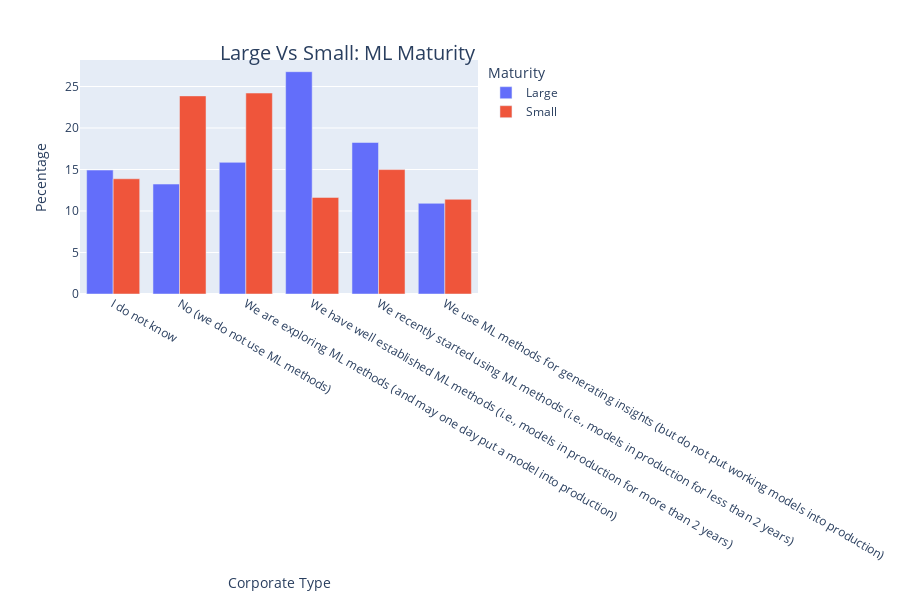

The notebook cell this image was saved under:
### Markdown cell above
**ML Maturity**<br>
Large firms  have more models in production for more than two years than the small firms and also less percentage have reported not using any ML methods . That being said, most of the small firms would not have existed two years ago and also good place to start working from scratch in ML as response to question "We are exploring ML methods (and may one day put a model into production)" ratio is high in small firms  compared to large firms

### Code cell
df_ml=compare_corp('Q22')
fig = px.bar(df_ml, x="Q22", y="percent", color="corp_type" , barmode='group',
    width = 900,
    height = 600)

fig.update_layout(legend_title_text = "Maturity")
fig.update_xaxes(title_text="Corporate Type")
fig.update_yaxes(title_text="Pecentage")

large_title_format = "<span style='font-size:20px; '>Large Vs Small: ML Maturity</span>"

fig.add_annotation(dict(
                            x= 1.0,
                            y=1.1,
                            showarrow=False,
                            text= large_title_format + "<br><br>" ,
                            textangle=0,
                            xref="paper",
                            yref="paper"
                           ))
fig.show()

### Figure 1 — Plotly figure (JSON) as saved in the notebook; plotly's stock layout.template omitted (floating-point values rounded to 4 significant figures)
{"data": [{"alignmentgroup": "True", "hovertemplate": "corp_type=Large<br>Q22=%{x}<br>percent=%{y}<extra></extra>", "legendgroup": "Large", "marker": {"color": "#636efa", "pattern": {"shape": ""}}, "name": "Large", "offsetgroup": "Large", "orientation": "v", "showlegend": true, "textposition": "auto", "type": "bar", "x": ["I do not know", "No (we do not use ML methods)", "We are exploring ML methods (and may one day put a model into production)", "We have well established ML methods (i.e., models in production for more than 2 years)", "We recently started using ML methods (i.e., models in production for less than 2 years)", "We use ML methods for generating insights (but do not put working models into production)"], "xaxis": "x", "y": [14.93, 13.25, 15.86, 26.78, 18.26, 10.92], "yaxis": "y"}, {"alignmentgroup": "True", "hovertemplate": "corp_type=Small<br>Q22=%{x}<br>percent=%{y}<extra></extra>", "legendgroup": "Small", "marker": {"color": "#EF553B", "pattern": {"shape": ""}}, "name": "Small", "offsetgroup": "Small", "orientation": "v", "showlegend": true, "textposition": "auto", "type": "bar", "x": ["I do not know", "No (we do not use ML methods)", "We are exploring ML methods (and may one day put a model into production)", "We have well established ML methods (i.e., models in production for more than 2 years)", "We recently started using ML methods (i.e., models in production for less than 2 years)", "We use ML methods for generating insights (but do not put working models into production)"], "xaxis": "x", "y": [13.88, 23.87, 24.21, 11.64, 14.99, 11.41], "yaxis": "y"}], "layout": {"annotations": [{"showarrow": false, "text": "<span style='font-size:20px; '>Large Vs Small: ML Maturity</span><br><br>", "textangle": 0, "x": 1, "xref": "paper", "y": 1.1, "yref": "paper"}], "barmode": "group", "height": 600, "legend": {"title": {"text": "Maturity"}, "tracegroupgap": 0}, "margin": {"t": 60}, "width": 900, "xaxis": {"anchor": "y", "domain": [0, 1], "title": {"text": "Corporate Type"}}, "yaxis": {"anchor": "x", "domain": [0, 1], "title": {"text": "Pecentage"}}}}
